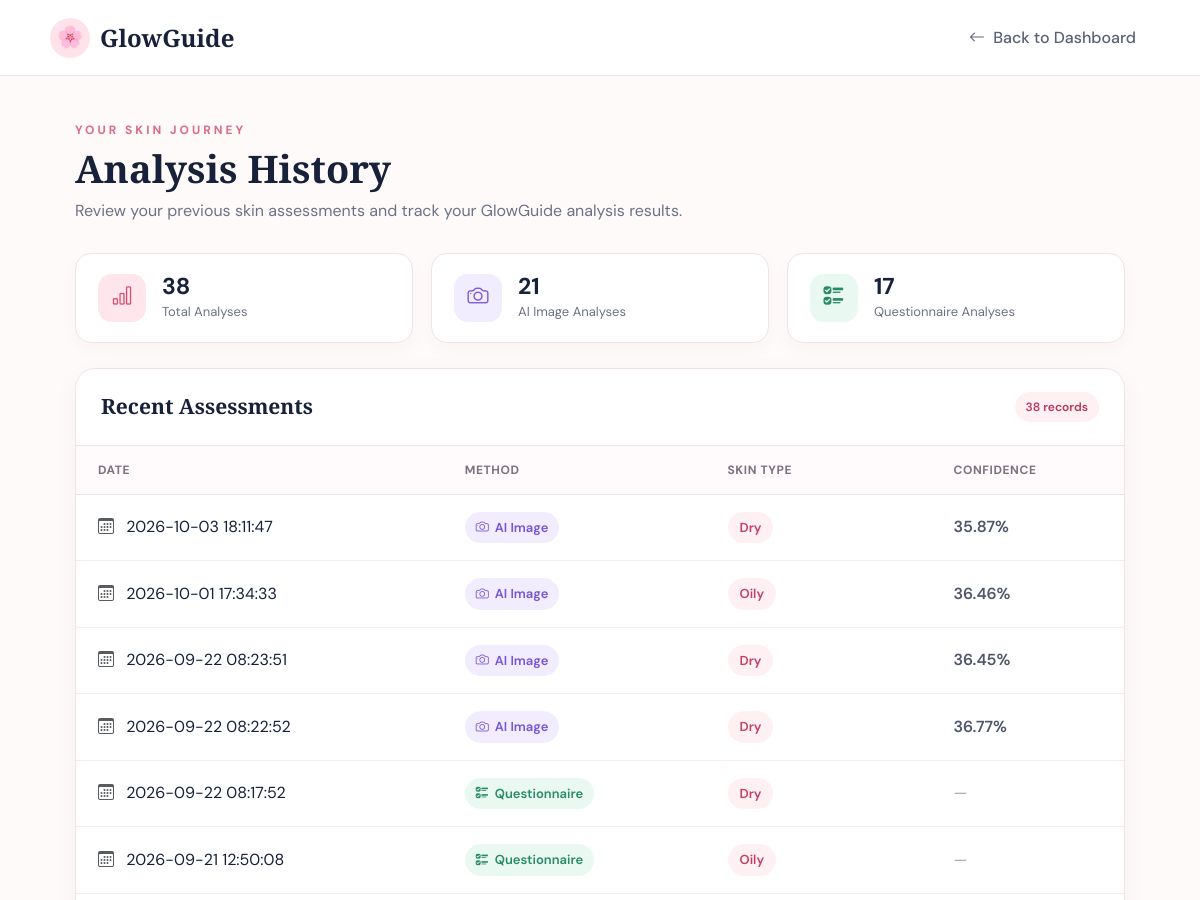
/history (signed in, upper part), run on an earlier commit of the app's database.
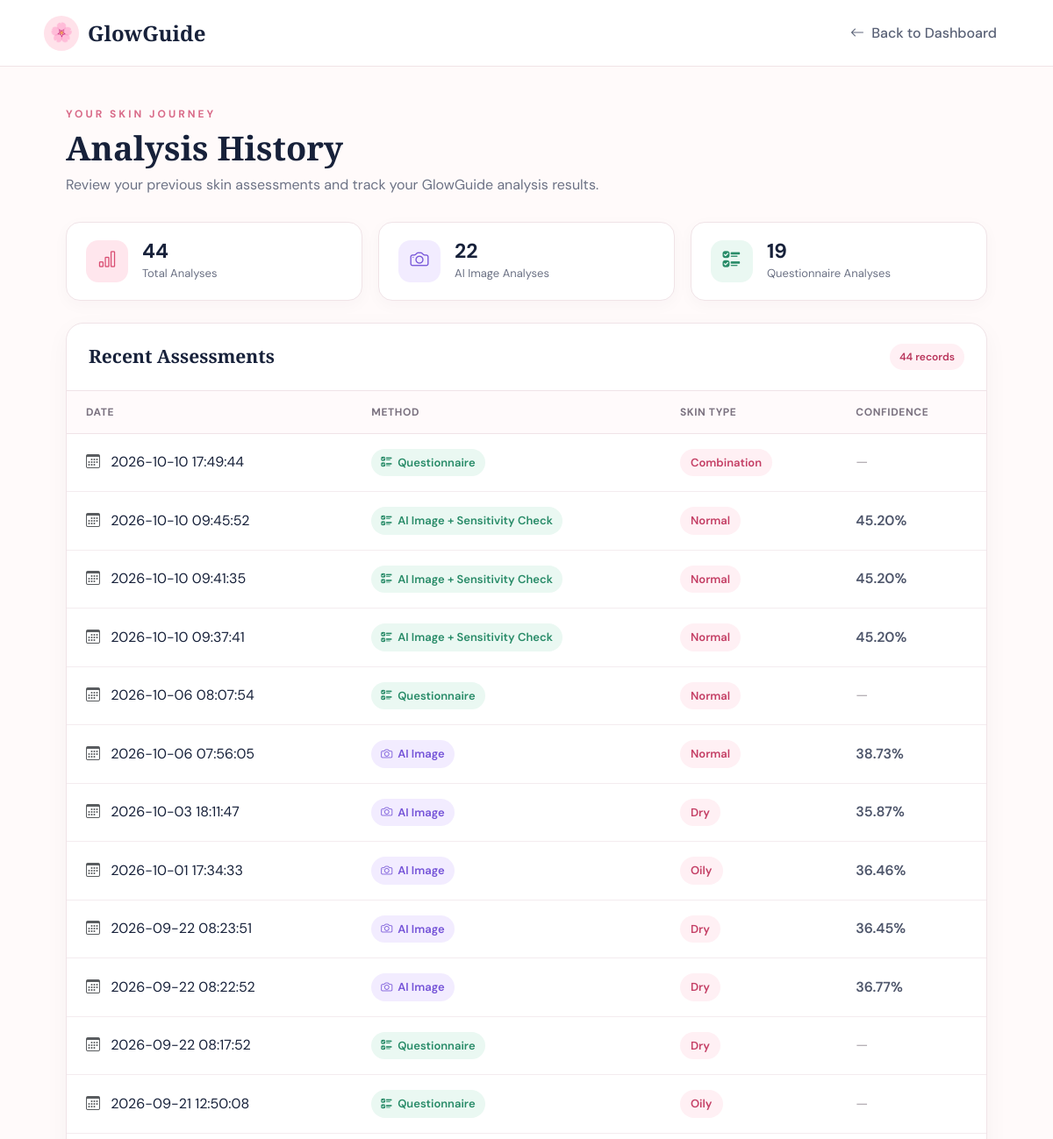
And on a later commit of the database.
### tables this page shows
CREATE TABLE analysis_history (
    id INTEGER PRIMARY KEY AUTOINCREMENT,
    user_email TEXT NOT NULL,
    analysis_date TIMESTAMP DEFAULT CURRENT_TIMESTAMP,
    method TEXT NOT NULL,
    skin_type TEXT NOT NULL,
    confidence REAL,
    image_name TEXT
);

### app.py (the view)
@app.route("/history")
def history():
    if "user" not in session:
        return redirect("/login")
    conn = get_db_connection()
    cursor = conn.cursor()
    cursor.execute("""
        SELECT *
        FROM analysis_history
        WHERE user_email = ?
        ORDER BY analysis_date DESC
    """, (session["user_email"],))
    history_records = cursor.fetchall()
    conn.close()
    return render_template(
        "history.html",
        history_records=history_records
    )

### app.py (called while the page is built)
def get_db_connection():
    conn = sqlite3.connect("glowguide.db")
    conn.row_factory = sqlite3.Row
    return conn

### templates/history.html (shortened to what the changed rows need)
<!DOCTYPE html>
<html lang="en">
<head>
    <link
        href="https://cdn.jsdelivr.net/npm/bootstrap@5.3.3/dist/css/bootstrap.min.css"
        rel="stylesheet">
    <link
        rel="stylesheet"
        href="https://cdn.jsdelivr.net/npm/bootstrap-icons@1.11.3/font/bootstrap-icons.min.css">
</head>
<body>
<main class="history-container">
    <h1 class="page-title">
        Analysis History
    </h1>
    {% if history_records %}
    {% set counts = namespace(ai=0, questionnaire=0) %}
    {% for record in history_records %}
        {% if record["method"] == "AI Image" %}
            {% set counts.ai = counts.ai + 1 %}
        {% elif record["method"] == "Questionnaire" %}
            {% set counts.questionnaire =
                counts.questionnaire + 1 %}
        {% endif %}
    {% endfor %}
    <div class="summary-grid">
        <div class="summary-card">
            <div class="summary-icon total-icon">
                <i class="bi bi-bar-chart"></i>
            </div>
            <div>
                <div class="summary-number">
                    {{ history_records|length }}
                </div>
                <div class="summary-label">
                    Total Analyses
                </div>
            </div>
        </div>
        <div class="summary-card">
            <div class="summary-icon ai-icon">
                <i class="bi bi-camera"></i>
            </div>
            <div>
                <div class="summary-number">
                    {{ counts.ai }}
                </div>
                <div class="summary-label">
                    AI Image Analyses
                </div>
            </div>
        </div>
        <div class="summary-card">
            <div class="summary-icon question-icon">
                <i class="bi bi-ui-checks"></i>
            </div>
            <div>
                <div class="summary-number">
                    {{ counts.questionnaire }}
                </div>
                <div class="summary-label">
                    Questionnaire Analyses
                </div>
            </div>
        </div>
    </div>
    <div class="history-card">
        <div class="history-card-header">
            <h4>
                Recent Assessments
            </h4>
            <div class="record-count">
                {{ history_records|length }}
                {% if history_records|length == 1 %}
                    record
                {% else %}
                    records
                {% endif %}
            </div>
        </div>
        <div class="table-responsive">
            <table class="history-table">
                <thead>
                    <tr>
                        <th>
                            Date
                        </th>
                        <th>
                            Method
                        </th>
                        <th>
                            Skin Type
                        </th>
                        <th>
                            Confidence
                        </th>
                    </tr>
                </thead>
                <tbody>
                    {% for record in history_records %}
                    <tr>
                        <td>
                            <i class="bi bi-calendar3 me-2 text-muted"></i>
                            {{ record["analysis_date"] }}
                        </td>
                        <td>
                            {% if record["method"] == "AI Image" %}
                                <span class="method-badge method-ai">
                                    <i class="bi bi-camera"></i>
                                    AI Image
                                </span>
                            {% else %}
                                <span class="method-badge method-questionnaire">
                                    <i class="bi bi-ui-checks"></i>
                                    {{ record["method"] }}
                                </span>
                            {% endif %}
                        </td>
                        <td>
                            <span class="skin-badge">
                                {{ record["skin_type"] }}
                            </span>
                        </td>
                        <td>
                            {% if record["confidence"] is not none %}
                                <span class="confidence-value">
                                    {{ "%.2f"|format(
                                        record["confidence"] * 100
                                    ) }}%
                                </span>
                            {% else %}
                                <span class="not-applicable">
                                    —
                                </span>
                            {% endif %}
                        </td>
                    </tr>
                    {% endfor %}
                </tbody>
            </table>
        </div>
    </div>
    {% endif %}
</main>
</body>
</html>

What changed in the data, as far as the page shows it:
added analysis_history: analysis_date "2026-10-10 17:49:44", method "Questionnaire", skin_type "Combination"
added analysis_history: analysis_date "2026-10-10 09:45:52", method "AI Image + Sensitivity Check", skin_type "Normal", confidence "45.20"
added analysis_history: analysis_date "2026-10-10 09:41:35", method "AI Image + Sensitivity Check", skin_type "Normal", confidence "45.20"
added analysis_history: analysis_date "2026-10-10 09:37:41", method "AI Image + Sensitivity Check", skin_type "Normal", confidence "45.20"
added analysis_history: analysis_date "2026-10-06 08:07:54", method "Questionnaire", skin_type "Normal"
added analysis_history: analysis_date "2026-10-06 07:56:05", method "AI Image" (drawn), skin_type "Normal", confidence "38.73"
Also different on the page:
{{ history_records|length }}: "38" → "44"
{{ counts.ai }}: "21" → "22"
{{ counts.questionnaire }}: "17" → "19"
